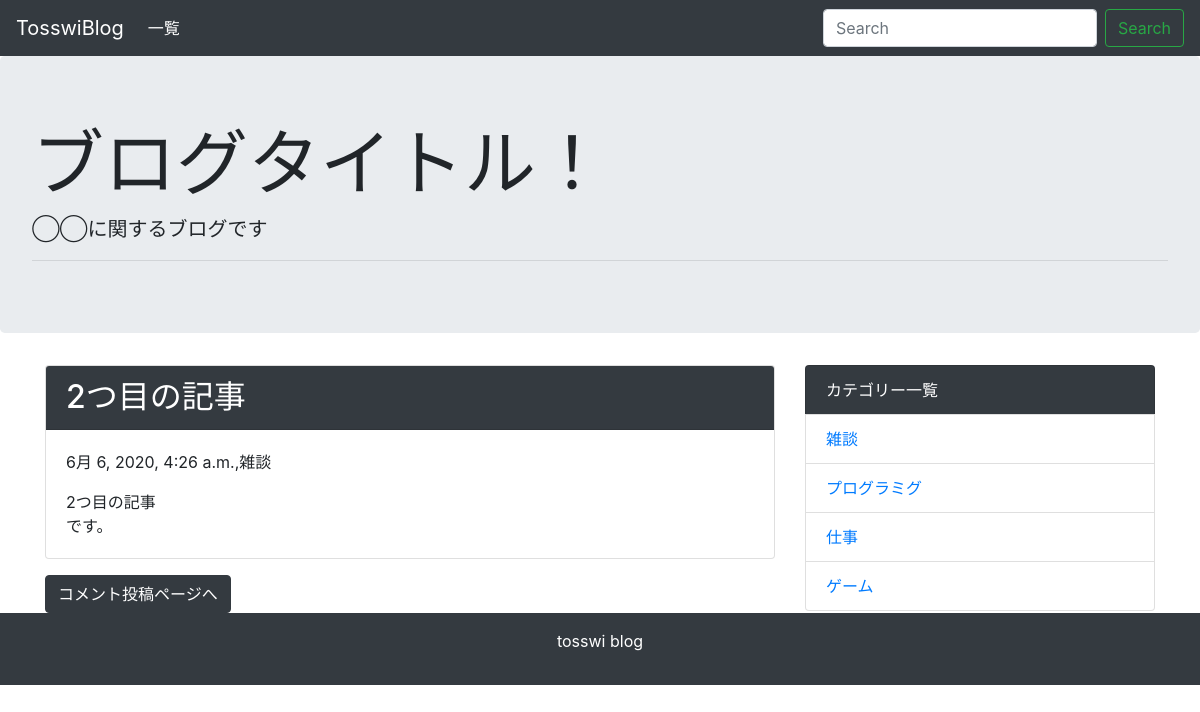
The page /detail/2/ on the database its author committed.
### blog/models.py (models this page shows, shortened)
class Post(models.Model):
  title = models.CharField('タイトル',max_length=30)
  text = models.TextField('本文')
  created_at = models.DateTimeField('作成日',default=timezone.now)
  category = models.ForeignKey(Category,verbose_name='カテゴリー',on_delete=models.PROTECT)

class Category(models.Model):
  name = models.CharField('カテゴリー名',max_length=25)
  created_at = models.DateTimeField('作成日', default=timezone.now)
  def __str__(self):
    return self.name

### blog/views.py (the view)
# urls.py: path('detail/<int:pk>/',views.DetailView.as_view(), name='detail'),
class DetailView(generic.DetailView):
    model = Post

### blog/context_processors.py (called while the page is built)
def common(request):
  context = {
    'category_list':Category.objects.all(),
  }
  return context

### blog/templates/blog/post_detail.html (shortened to what this page needs)
{% extends 'blog/base.html' %}
{% block content %}
<div class="card mb-3">
  <h2 class="card-header bg-dark text-white">{{ post.title }}</h2>
  <div class="card-body">
    <p>{{ post.created_at }},{{ post.category }}</p>
    {{post.text | linebreaksbr}}
  </div>
</div>
<a class="btn btn-dark" href="{% url 'blog:comment' post.pk %}">コメント投稿ページへ</a>
{% endblock %}

### blog/templates/blog/base.html (shortened to what this page needs)
<!doctype html>
<html lang="ja">
  <head>
    <link rel="stylesheet" href="https://maxcdn.bootstrapcdn.com/bootstrap/4.0.0-beta.2/css/bootstrap.min.css">
  </head>
  <body>
    <nav class="navbar navbar-expand-lg navbar-dark bg-dark">
      <a class="navbar-brand" href="#">TosswiBlog</a>
      <div class="collapse navbar-collapse" id="navbarSupportedContent">
        <ul class="navbar-nav mr-auto">
          <li class="nav-item active">
            <a class="nav-link" href="{% url 'blog:index' %}">一覧</a>
          </li>
        </ul>
        <form class="form-inline my-2 my-lg-0" method="GET" action="{% url 'blog:index' %}">
          <input class="form-control mr-sm-2" type="text" placeholder="Search" aria-label="Search" name="keyword">
          <button class="btn btn-outline-success my-2 my-sm-0" type="submit">Search</button>
        </form>
      </div>
    </nav>
    <div class="jumbotron">
      <h1 class="display-3">ブログタイトル！</h1>
      <p class="lead">◯◯に関するブログです</p>
      <hr class="my-2">
    </div>
    <div class="container">
      <div class="row">
        <div class="col-md-8">
          {% block content %}
          {% endblock %}
        </div>
        <div class="col-md-4">
          <ul class="list-group">
            <li class="list-group-item bg-dark text-white">カテゴリー一覧</li>
            {% for category in category_list %}
              <li class="list-group-item"><a href="{% url 'blog:category' category.pk %}">{{ category }}</a></li>
            {% endfor %}
          </ul>
        </div>
      </div>
    </div>
    <footer class="bg-dark text-white text-center py-3">
      <p>tosswi blog</p>
    </footer>
  </body>
</html>

### rows shown on the page
Post: title "2つ目の記事", created_at "6月 6, 2020, 4:26 a.m.", category "雑談", text "2つ目の記事 です。"
Category: name "雑談"
Category: name "プログラミグ"
Category: name "仕事"
Category: name "ゲーム"
